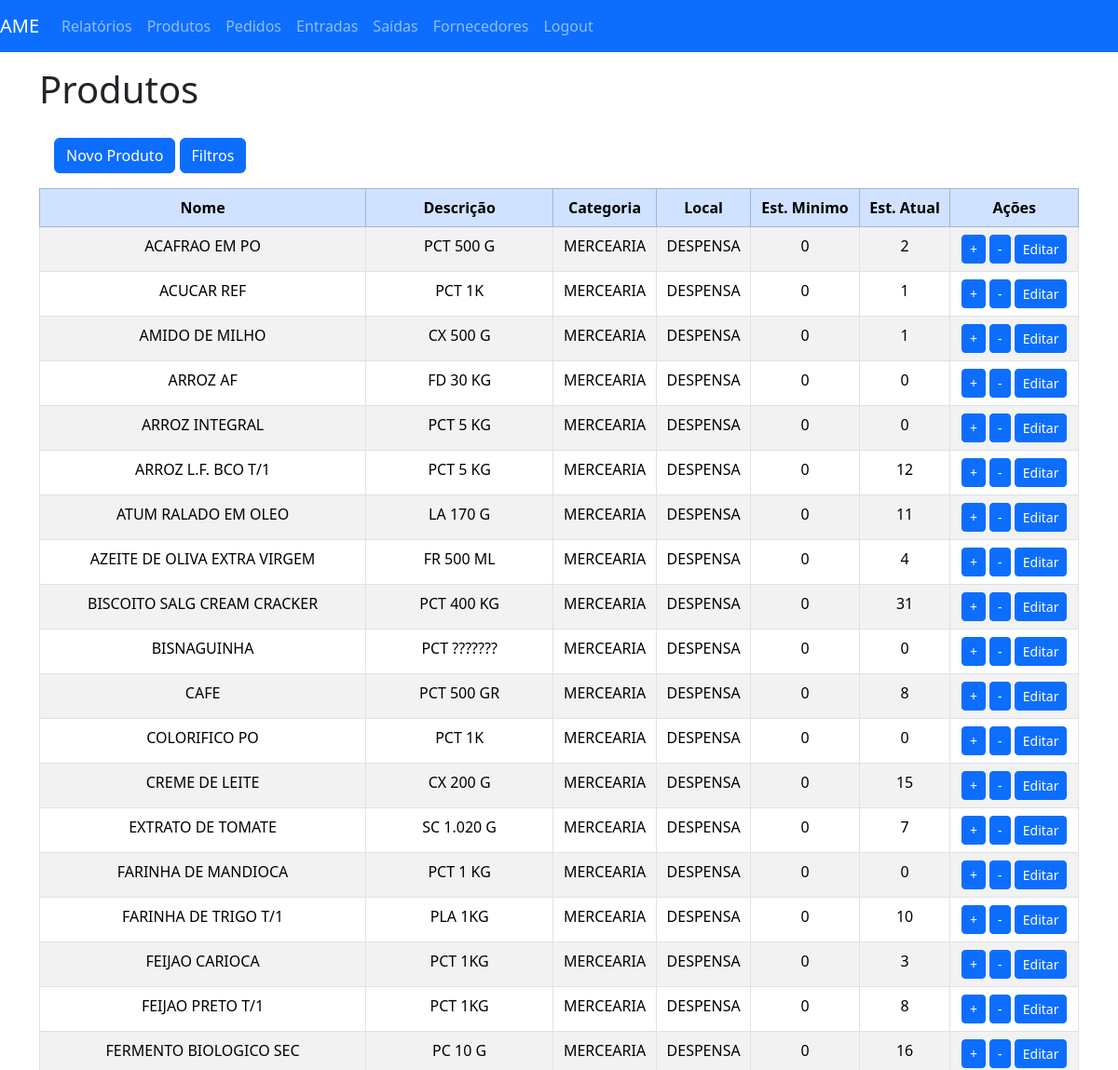
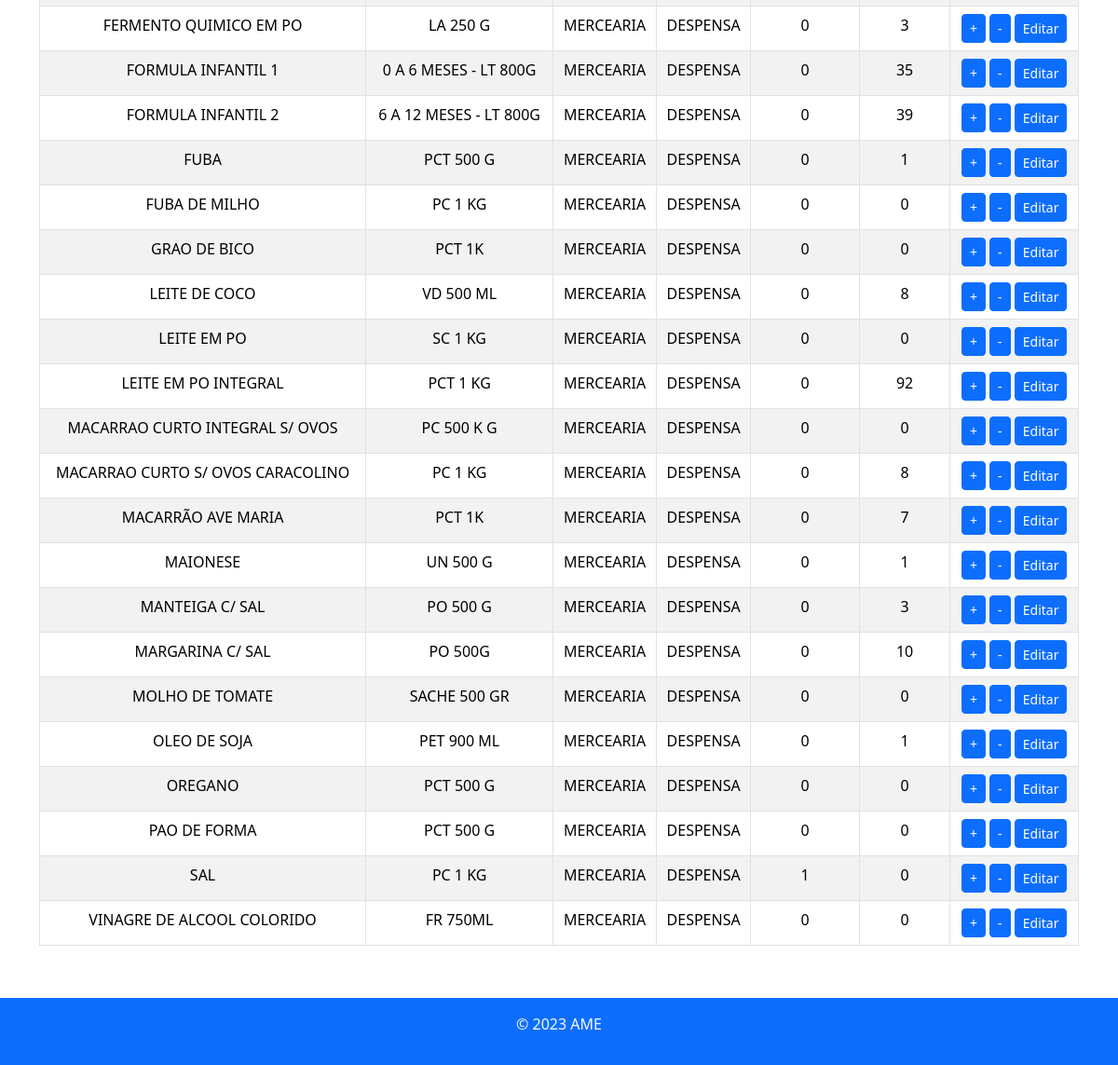
/produtos/ (signed in), run on an earlier commit of the app's database (2 pictures, top to bottom).
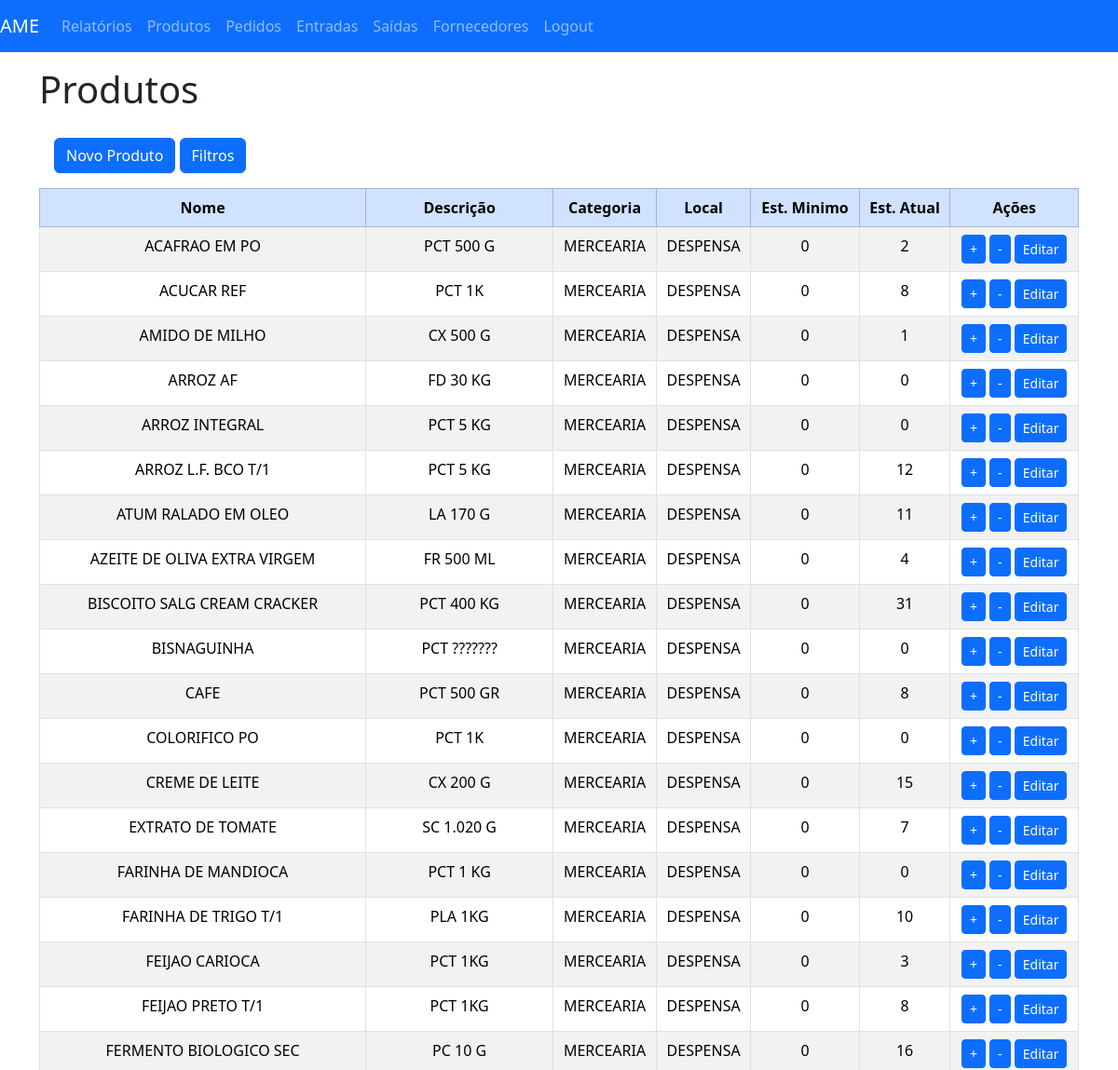
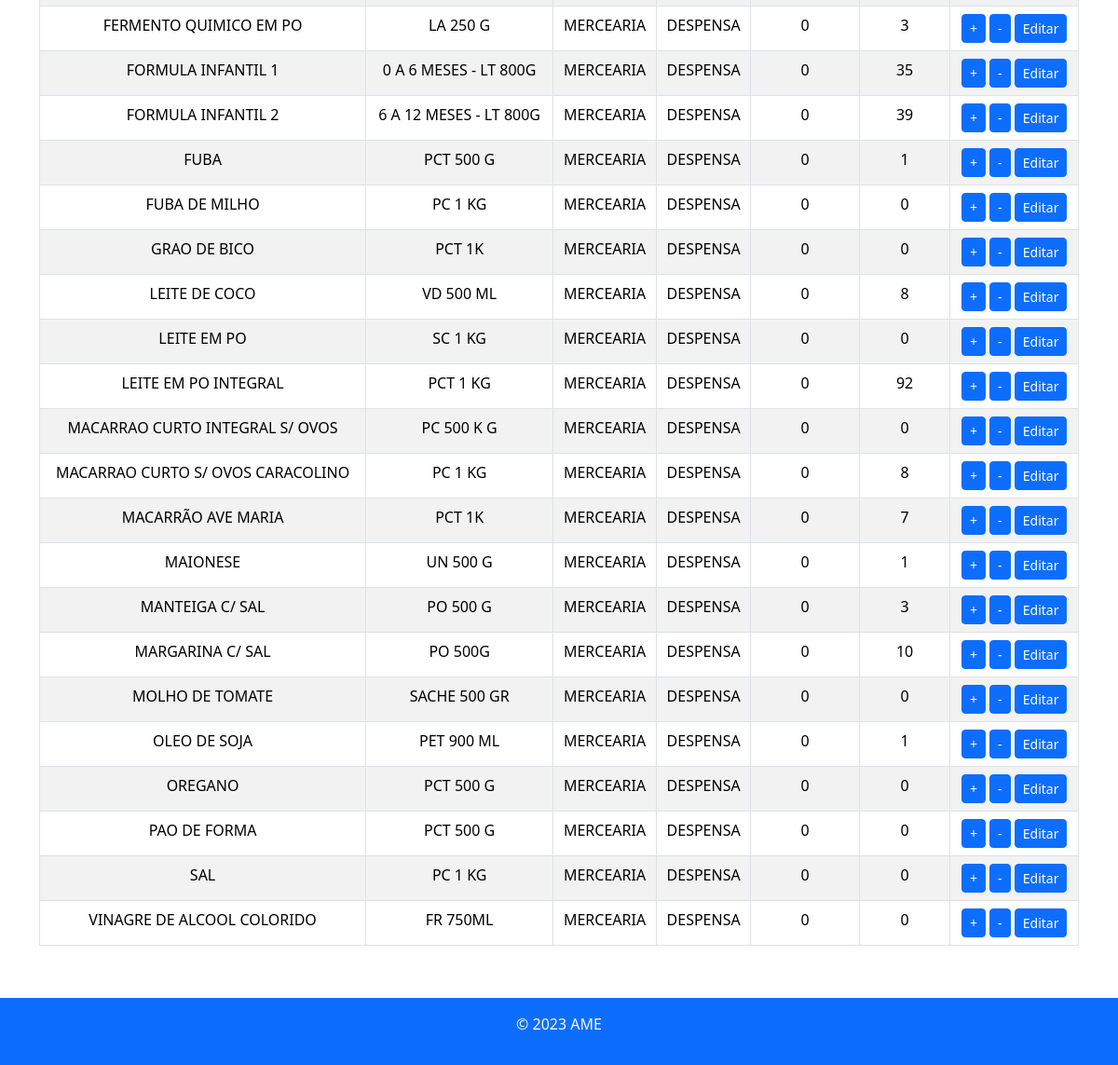
And on a later commit of the database (2 pictures, top to bottom).
### almoxarifado/models.py (models this page shows, shortened)
class Produto(models.Model):
    nome = models.CharField(max_length=255)
    descricao = models.TextField()
    quantidade = models.PositiveIntegerField()
    estoque_minimo = models.PositiveIntegerField()
    categoria = models.ForeignKey(Categoria, on_delete=models.CASCADE, default="")
    local = models.ForeignKey(LocalPrateleira, on_delete=models.CASCADE, default="")

class Categoria(models.Model):
    categoriaNome = models.CharField(max_length=64)
    def __str__(self):
        return self.categoriaNome

class LocalPrateleira(models.Model):
    localNome = models.CharField(max_length=64)
    def __str__(self):
        return self.localNome

### almoxarifado/views.py (the view)
# urls.py: path('produtos/', produtos_view, name='produtos'),
@login_required
def produtos_view(request):
    if request.method == 'POST':
        form = ProdutoForm(request.POST)
        if form.is_valid():
            form.save()
            messages.success(request, 'Produto salvo com sucesso!')
            return redirect('produtos')
    else:
        form = ProdutoForm()
    produtos = Produto.objects.all().order_by("nome")
    nome = request.GET.get('nome')
    categoria = request.GET.get('categoria')
    local = request.GET.get('local')
    if nome:
        produtos = produtos.filter(nome__icontains=nome)
    if categoria:
        produtos = produtos.filter(categoria__categoriaNome__icontains=categoria)
    if local:
        produtos = produtos.filter(local__localNome__icontains=local)
    return render(request, 'produtos.html', {'produtos': produtos, 'form': form })

### almoxarifado/templates/produtos.html (shortened to what this page needs)
{% extends 'base.html' %}
{% load django_bootstrap5 %}
{% block content %}
  <h1>Produtos</h1>
  <div class="container-fluid">
    <div class="row">
      <div class="col-3 text-white p-3">
        <button type="button" class="btn btn-primary mt-1" data-bs-toggle="modal" data-bs-target="#addProductModal">
          Novo Produto
        </button>
        <button type="button" class="btn btn-primary mt-1" id="botaoFiltros" onClick="esconderFiltro()">
          Filtros
        </button>
      </div>
      <div class="col-9 text-dark p-3">
      </div>
    </div>
  </div>
  <div class="table-responsive">
    <table class="table table-hover table-striped table-bordered ">
      <thead class="table-primary">
        <tr>
          <th>Nome</th>
          <th>Descrição</th>
          <th>Categoria</th>
          <th>Local</th>
          <th>Est. Minimo</th>
          <th>Est. Atual</th>
          <th>Ações</th>
        </tr>
      </thead>
      <tbody>
        {% for produto in produtos %}
          <tr>
            <td>{{ produto.nome }}</td>
            <td>{{ produto.descricao }}</td>
            <td>{{ produto.categoria }}</td>
            <td>{{ produto.local }}</td>
            <td>{{ produto.estoque_minimo }}</td>
            <td>{{ produto.quantidade }}</td>
            <td>
              <a href="{% url 'add_entrada' %}?produto_id={{ produto.id }}&user_id={{ request.user.id }}" class="btn btn-primary btn-sm">+</a>
              <a href="{% url 'add_saida' %}?produto_id={{ produto.id }}&user_id={{ request.user.id }}" class="btn btn-primary btn-sm">-</a>
              <a href="{% url 'editar_produto' produto_id=produto.id %}" class="btn btn-primary btn-sm">Editar</a>
            </td>
          </tr>
        {% endfor %}
      </tbody>
    </table>
  </div>
  <br>
{% endblock %}

What changed in the data, as far as the page shows it:
changed Produto "ACUCAR REF": quantidade "1" → "8"
changed Produto "SAL": estoque_minimo "1" → "0"
